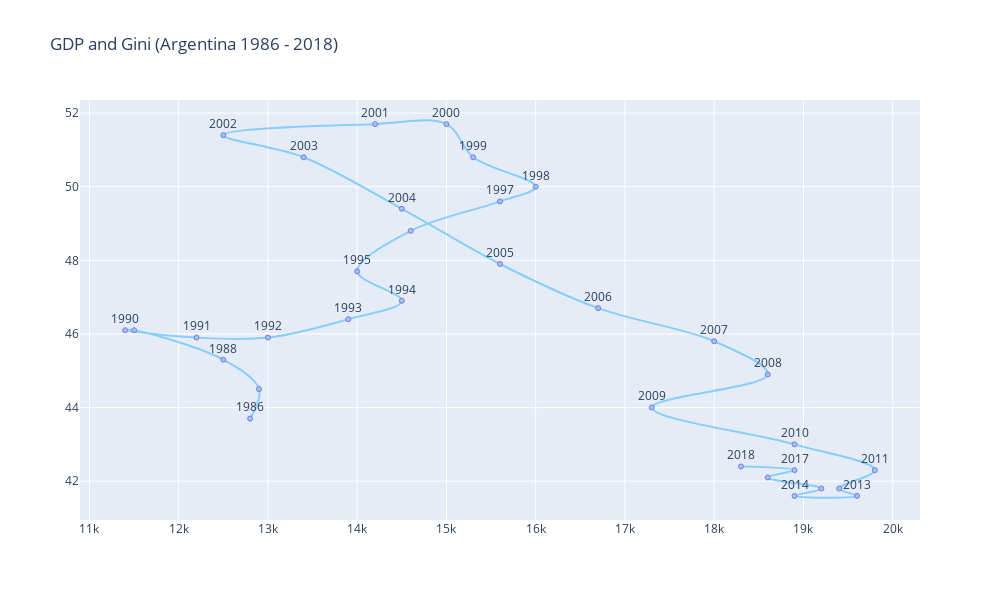

Source (notebook cell):
### Code cell
# sacar
# all = pd.read_csv("assets/argentina.csv", sep='\t')
all = pd


hoverinfo = ['text']
line_shape = 'spline'
line_shape_presis = 'linear'
mode = 'lines+markers+text'
mode_presis = 'lines'
marker=dict(
    color='LightSkyBlue',
    size=5,
    line=dict(
        color='MediumPurple',
        width=1
    )
)

marker_presis=dict(
    color='red',
    size=5,
    line=dict(
        color='red',
        width=10
    )
)


showlegend=False

fig = go.Figure()

# Con puntos
fig.add_trace(go.Scatter(
    x = arg.gdp,
    y = arg.gini,
    text = years,
    hoverinfo = hoverinfo,
    line_shape = line_shape,
    mode = mode,
    marker = marker,
    showlegend = showlegend
))


# Presis
# fig.add_trace(go.Scatter(
#     x = all.gdp,
#     y = all.gini,
#     text = years_presis,
#     hoverinfo = hoverinfo,
#     line_shape = line_shape,
#     mode = mode_presis,
#     marker = marker_presis,
#     showlegend = showlegend
# ))






# fig.update_annotations(visible=True)
fig.update_traces(textposition='top center')



fig.update_layout(
    height=600,
    width=1000,
    title_text='GDP and Gini (Argentina 1986 - 2018)'
)


fig.show()

### Figure 1 — Plotly figure (JSON) as saved in the notebook; plotly's stock layout.template omitted (floating-point values rounded to 4 significant figures)
{"data": [{"hoverinfo": ["text"], "line": {"shape": "spline"}, "marker": {"color": "LightSkyBlue", "line": {"color": "MediumPurple", "width": 1}, "size": 5}, "mode": "lines+markers+text", "showlegend": false, "text": ["1986", "", "1988", "", "1990", "1991", "1992", "1993", "1994", "1995", "", "1997", "1998", "1999", "2000", "2001", "2002", "2003", "2004", "2005", "2006", "2007", "2008", "2009", "2010", "2011", "", "2013", "2014", "", "", "2017", "2018"], "textposition": "top center", "type": "scatter", "x": [12800, 12900, 12500, 11500, 11400, 12200, 13000, 13900, 14500, 14000, 14600, 15600, 16000, 15300, 15000, 14200, 12500, 13400, 14500, 15600, 16700, 18000, 18600, 17300, 18900, 19800, 19400, 19600, 18900, 19200, 18600, 18900, 18300], "y": [43.7, 44.5, 45.3, 46.1, 46.1, 45.9, 45.9, 46.4, 46.9, 47.7, 48.8, 49.6, 50, 50.8, 51.7, 51.7, 51.4, 50.8, 49.4, 47.9, 46.7, 45.8, 44.9, 44, 43, 42.3, 41.8, 41.6, 41.6, 41.8, 42.1, 42.3, 42.4]}], "layout": {"height": 600, "title": {"text": "GDP and Gini (Argentina 1986 - 2018)"}, "width": 1000}}
